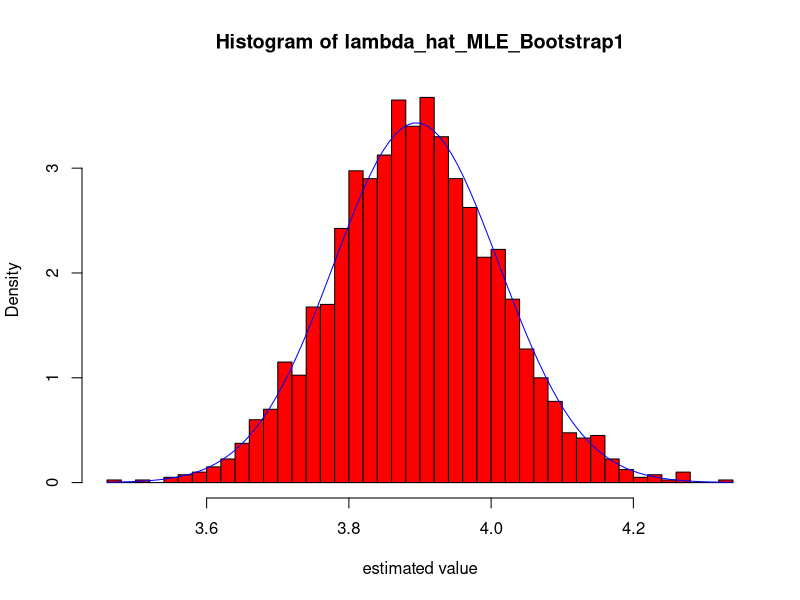
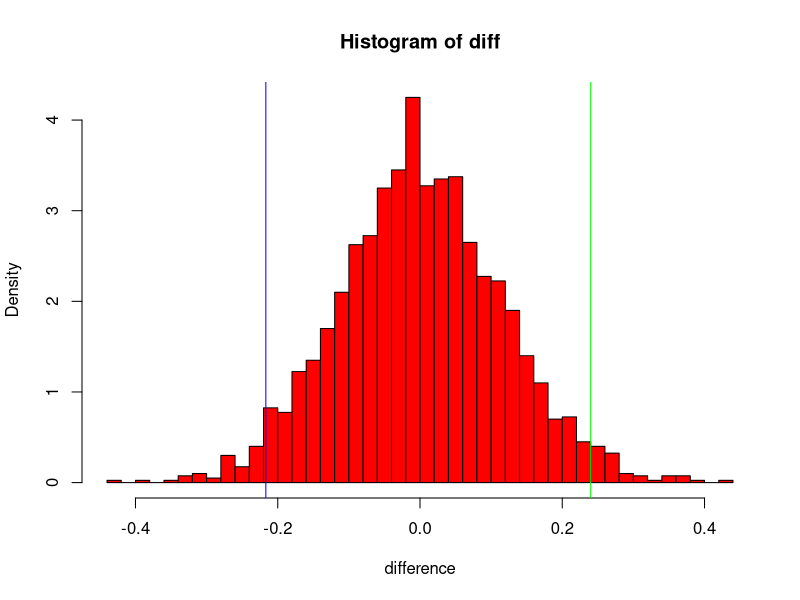
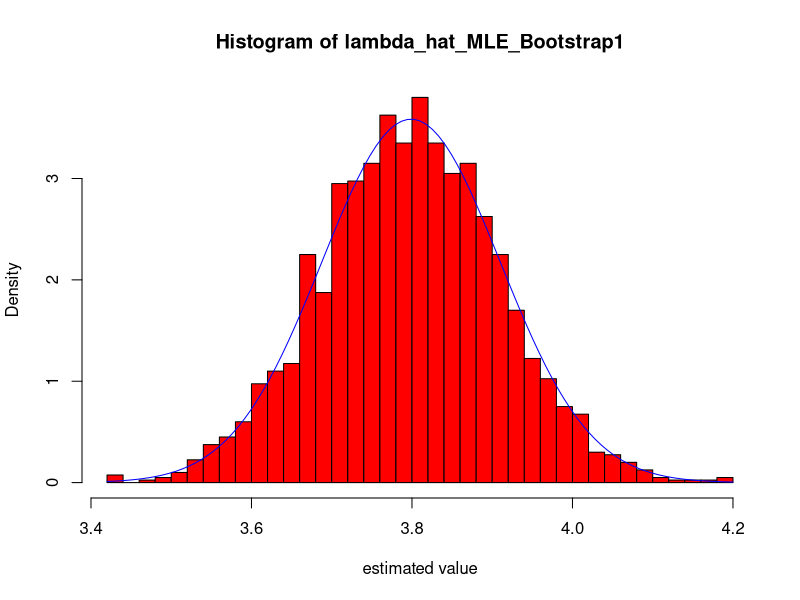
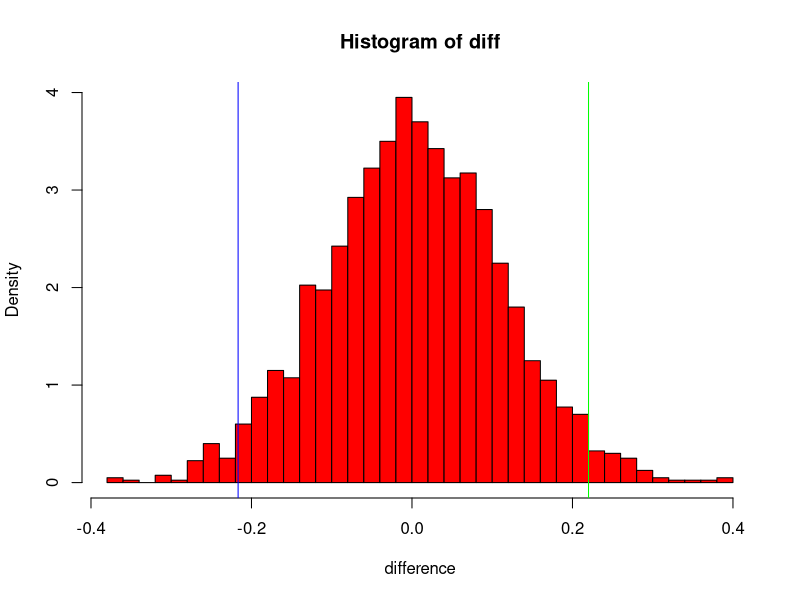

Recreate these plots in R, in order.
y <- c(rep(0,14), rep(1,30), rep(2,36), rep(3,68), rep(4, 43), rep(5,43), rep(6, 30), rep(7,14),
       rep(8,10), rep(9, 6), rep(10,4), rep(11,1), rep(12,1))
n <- length(y)

NegLogLike<-function(p){
  NegLogLike <- -(mean(y*log(p))-p-mean(log(factorial(y))))
}
# using MLE to find the estimated value
out<-nlm(NegLogLike, p=c(0.5), hessian = TRUE)
lambda_hat_MLE <- out$estimate 

# Next, we show how to do the sampling and redo estimation. Basically this will use a for loop.
B <- 2000 # we will sample 2000 samples and estimate 2000 times
# we will save the bootstrap results in this array, and this array is initialized as 0 vector
lambda_hat_MLE_Bootstrap1 <- rep(0,B)
for(i in 1:B) # for loop, we will repeat the experiment B times
{
  # get a sample of size n, with parameter lambda_hat_MLE
  y <- rpois(n, lambda_hat_MLE)
  # for this new sample, find the MLE
  out<-nlm(NegLogLike, p=c(0.5), hessian=TRUE)
  # save the estimation result of the i-th iteration
  lambda_hat_MLE_Bootstrap1 [i]<- out$estimate
}
hist(lambda_hat_MLE_Bootstrap1, xlab = "estimated value", breaks=50, prob=TRUE, col = "red")
curve(dnorm(x, mean=mean(lambda_hat_MLE_Bootstrap1), sd=
              sd(lambda_hat_MLE_Bootstrap1)),col='blue',add=TRUE) 


# the difference of the bootstrapped estimations and the original MLE
diff <-lambda_hat_MLE_Bootstrap1 - lambda_hat_MLE
# find the 2.5% and 97.5% quantiles
delta <- quantile(diff, probs=c(0.025,0.975), names=FALSE)
# find the upper and lower quantiles
delta_up <- delta [2]
delta_down<- delta [1]
hist(diff, xlab
     = "difference", breaks=50, prob=TRUE, col = "red")
abline(v= delta_down, col = "blue")
abline(v= delta_up, col = "green")
# calculate the upper and lower confidence bound for the CI
L <- lambda_hat_MLE - delta_up
U <- lambda_hat_MLE - delta_down
# the output:
L
U

###################################################################################

NegLogLike<-function(p){
  NegLogLike <- -(mean(y*log(p))-p-mean(log(factorial(y))))
}
# using MLE to find the estimated value
out<-nlm(NegLogLike, p=c(0.5), hessian = TRUE)
lambda_hat_MLE <- out$estimate 

# Next, we show how to do the sampling and redo estimation. Basically this will use a for loop.
B <- 2000 # we will sample 2000 samples and estimate 2000 times
# we will save the bootstrap results in this array, and this array is initialized as 0 vector
lambda_hat_MLE_Bootstrap1 <- rep(0,B)
for(i in 1:B) # for loop, we will repeat the experiment B times
{
  # get a sample of size n, with parameter lambda_hat_MLE
  y <- rpois(n, lambda_hat_MLE)
  # for this new sample, find the MLE
  out<-nlm(NegLogLike, p=c(0.5), hessian=TRUE)
  # save the estimation result of the i-th iteration
  lambda_hat_MLE_Bootstrap1 [i]<- out$estimate
}
hist(lambda_hat_MLE_Bootstrap1, xlab = "estimated value", breaks=50, prob=TRUE, col = "red")
curve(dnorm(x, mean=mean(lambda_hat_MLE_Bootstrap1), sd=
              sd(lambda_hat_MLE_Bootstrap1)),col='blue',add=TRUE) 


# the difference of the bootstrapped estimations and the original MLE
diff <-lambda_hat_MLE_Bootstrap1 - lambda_hat_MLE
# find the 2.5% and 97.5% quantiles
delta <- quantile(diff, probs=c(0.025,0.975), names=FALSE)
# find the upper and lower quantiles
delta_up <- delta [2]
delta_down<- delta [1]
hist(diff, xlab
     = "difference", breaks=50, prob=TRUE, col = "red")
abline(v= delta_down, col = "blue")
abline(v= delta_up, col = "green")
# calculate the upper and lower confidence bound for the CI
L <- lambda_hat_MLE - delta_up
U <- lambda_hat_MLE - delta_down
# the output:
L
U
